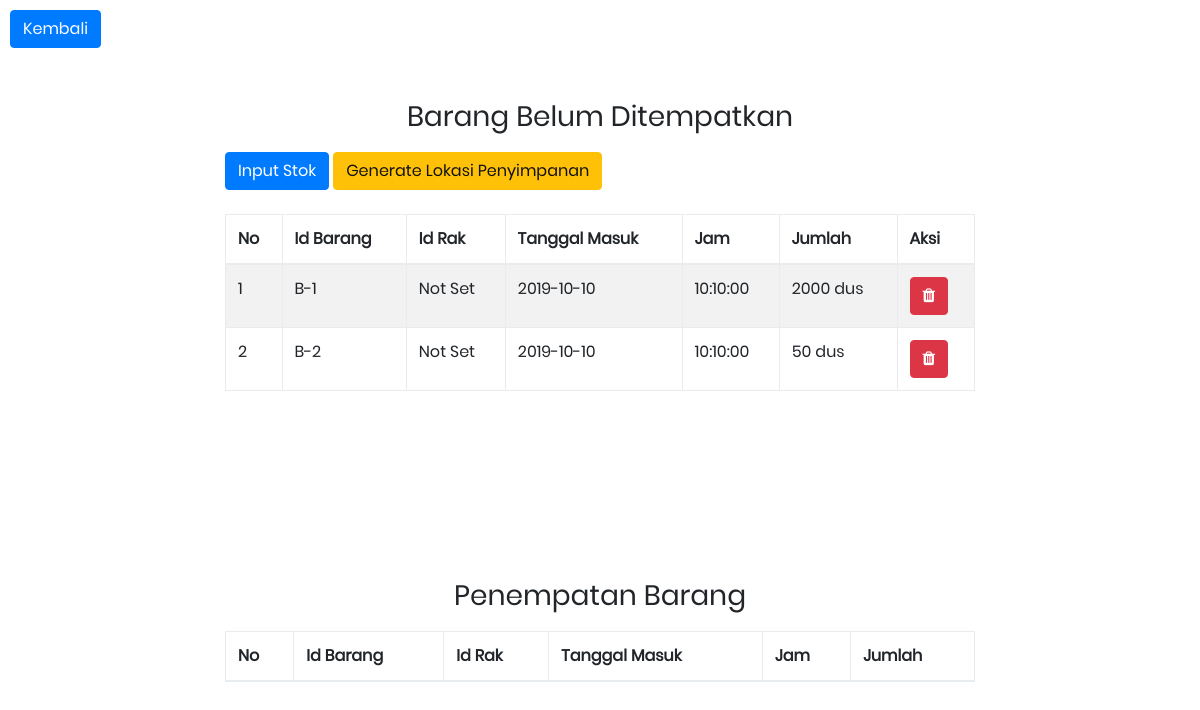
Page /index.php/dashboard/penempatan on the earlier database version.
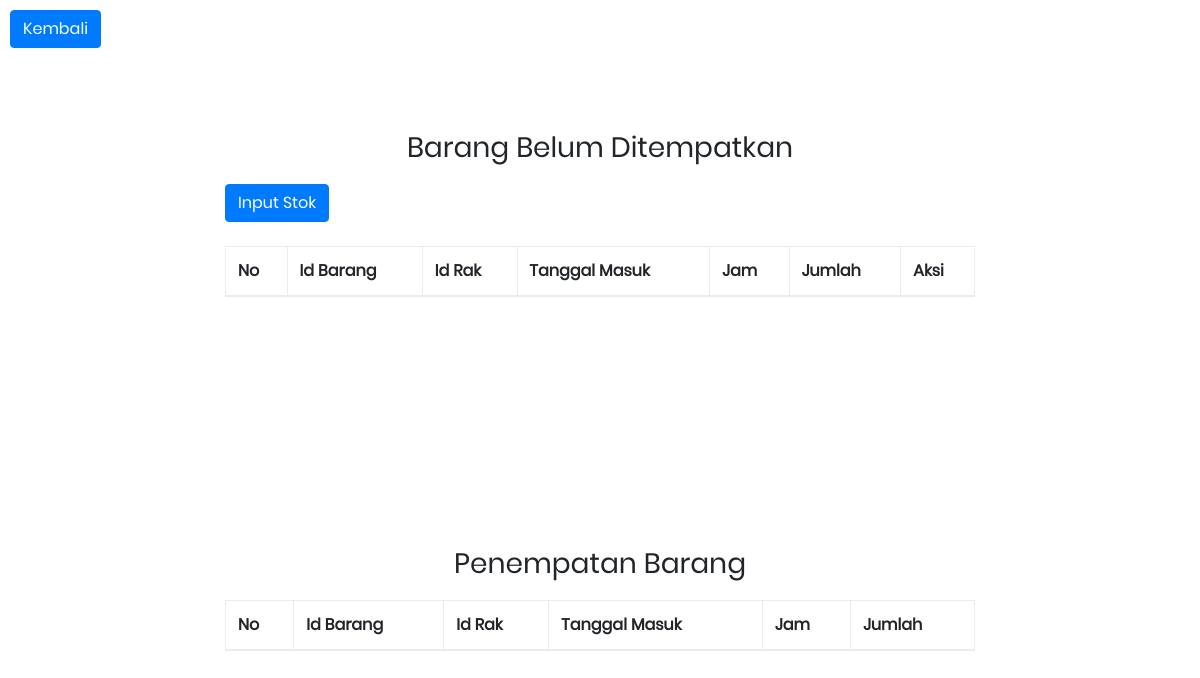
Same page on the later database version.
### tables this page shows
CREATE TABLE `tbl_ga_stok_detail` (
  `stok_detail_id` int(11) NOT NULL,
  `id_stok` varchar(100) NOT NULL,
  `id_barang` varchar(100) NOT NULL,
  `total` int(11) NOT NULL
);

CREATE TABLE `tbl_ga_stok` (
  `id_stok` varchar(100) NOT NULL,
  `tanggal_masuk` date NOT NULL,
  `jam` time NOT NULL
);

### application/controllers/Dashboard.php (called while the page is built, shortened)
<?php
class Dashboard extends CI_Controller {
    public function __construct()
    {
            $this->load->model('Ga_model');
    }
    public function penempatan()
	{
        $data['stok_barang'] = $this->Ga_model->getUnlocatedStock()->result_array();
        $data['penempatan'] = $this->Ga_model->getPenempatan()->result_array();
        $this->load->view('templates/header');
        $this->load->view('ga_penempatan', $data);
        $this->load->view('templates/footer');
        $this->load->view('barang/input_barang_stok_ajax');
	}
}

### index.php (called while the page is built, shortened)
<?php
require_once BASEPATH.'core/CodeIgniter.php';

### application/models/Ga_model.php (called while the page is built, shortened)
<?php
class Ga_model extends CI_Model {
    public function getUnlocatedStock(){
        return $this->db->where('id_rak', NULL)
                ->join('tbl_ga_stok_detail tgsd', 'tgs.id_stok=tgsd.id_stok')
                ->join('tbl_ga_stok_rak tgsr', 'tgsd.stok_detail_id=tgsr.stok_detail_id','left')
                ->get('tbl_ga_stok tgs');
    }
}

### application/views/ga_penempatan.php (the view, shortened to what this page needs)
<div class="limiter">
		<div class="container-login100" >
        <a href="<?=base_url()?>dashboard"><button type="button" class="btn btn-primary"
             style="position:absolute;left:10px;top:10px;">
             Kembali
            </button></a>
        <div class='col-md-8'>
            <h3 class='text-center p-b-20'>Barang Belum Ditempatkan</h3>
            <a href="<?=base_url('dashboard/input_barang_create')?>" class="btn btn-primary">Input Stok</a>
            <?php if($stok_barang){ ?>
                <a href="<?=base_url('dashboard/generate_lokasi_penyimpanan')?>" class="btn btn-warning">Generate Lokasi Penyimpanan</a>
            <?php } ?>
            <br><br>
            <table id="stokbarang" class="table table-striped table-bordered" style="width:100%">
                <thead>
                    <tr>
                        <th scope="col">No</th>
                        <th scope="col">Id Barang</th>
                        <th scope="col" >Id Rak</th>
                        <th scope="col" >Tanggal Masuk</th>
                        <th scope="col" >Jam</th>
                        <th scope="col" >Jumlah</th>
                        <th scope="col">Aksi</th>
                    </tr>
                </thead>
                <tbody>
                    <?php $no = 0;foreach($stok_barang as $row){?>
                        <tr>
                            <td><?=$no+=1;?></td>
                            <td><?=$row['id_barang'];?></td>
                            <td ><?php if($row['id_rak']==""){echo"Not Set";}?></td>
                            <td ><?=$row['tanggal_masuk'];?></td>
                            <td ><?=$row['jam'];?></td>
                            <td ><?=$row['total'];?> dus</td>
                            <td >
                                <button type="button"
                                    class="btn btn-danger"
                                    onclick="delete_data('<?=$row['id_stok'];?>','stok')"
                                    >
                                    <i class="fa fa-trash"></i></button>
                            </td>
                        </tr>
                    <?php }?>
                </tbody>
            </table>
            </div>
            <div class='col-md-8'>
            <h3 class='text-center p-b-20'>Penempatan Barang </h3>
            <table id="stokbarang" class="table table-striped table-bordered" style="width:100%">
                <thead>
                    <tr>
                        <th scope="col">No</th>
                        <th scope="col">Id Barang</th>
                        <th scope="col" >Id Rak</th>
                        <th scope="col" >Tanggal Masuk</th>
                        <th scope="col" >Jam</th>
                        <th scope="col" >Jumlah</th>
                    </tr>
                </thead>
            </table>
            </div>
            </div>
		</div>

### application/views/templates/header.php (shortened to what this page needs)
<!DOCTYPE html>
<html lang="en">
<head>
	<link rel="stylesheet" type="text/css" href="<?=base_url()?>assets/vendor/bootstrap/css/bootstrap.min.css">
	<link rel="stylesheet" type="text/css" href="<?=base_url()?>assets/fonts/font-awesome-4.7.0/css/font-awesome.min.css">
	<link rel="stylesheet" type="text/css" href="<?=base_url()?>assets/fonts/iconic/css/material-design-iconic-font.min.css">
	<link rel="stylesheet" type="text/css" href="<?=base_url()?>assets/vendor/animate/animate.css">
	<link rel="stylesheet" type="text/css" href="https://cdn.datatables.net/1.10.19/css/dataTables.bootstrap4.min.css">
	<link rel="stylesheet" type="text/css" href="<?=base_url()?>assets/vendor/css-hamburgers/hamburgers.min.css">
	<link rel="stylesheet" type="text/css" href="<?=base_url()?>assets/vendor/animsition/css/animsition.min.css">
	<link rel="stylesheet" type="text/css" href="<?=base_url()?>assets/vendor/select2/select2.min.css">
	<link rel="stylesheet" type="text/css" href="<?=base_url()?>assets/vendor/daterangepicker/daterangepicker.css">
	<link rel="stylesheet" type="text/css" href="<?=base_url()?>assets/css/util.css">
	<link rel="stylesheet" type="text/css" href="<?=base_url()?>assets/css/main.css">
	<link rel="stylesheet" type="text/css" href="<?=base_url()?>assets/css/custom.css">
	<link rel="stylesheet" href="https://cdnjs.cloudflare.com/ajax/libs/tempusdominus-bootstrap-4/5.0.0-alpha14/css/tempusdominus-bootstrap-4.min.css" />
</head>
<body id='body'>

### application/views/templates/footer.php (shortened to what this page needs)
</body>
</html>

### assets/css/main.css (style rules this page uses)
* { margin: 0px; padding: 0px; box-sizing: border-box; }
body, html { height: 100%; font-family: Poppins-Regular, sans-serif; }
a { font-family: Poppins-Regular; font-size: 14px; line-height: 1.7; color: #666666; margin: 0px; transition: all 0.4s; -webkit-transition: all 0.4s; -o-transition: all 0.4s; -moz-transition: all 0.4s; }
h1,h2,h3,h4,h5,h6 { margin: 0px; }
button { outline: none !important; border: none; background: transparent; }
.limiter { width: 100%; margin: 0 auto; }
.container-login100 { width: 100%; min-height: 100vh; display: -webkit-box; display: -webkit-flex; display: -moz-box; display: -ms-flexbox; display: flex; flex-wrap: wrap; justify-content: center; align-items: center; padding: 15px; background-repeat: no-repeat; background-position: center; background-size: cover; position: relative; }

Differences in the rows shown:
removed tbl_ga_stok_detail: no "1", id_barang "B-1", id_stok.tanggal_masuk "2019-10-10", id_stok.jam "10:10:00", total "2000"
removed tbl_ga_stok_detail: no "2", id_barang "B-2", id_stok.tanggal_masuk "2019-10-10", id_stok.jam "10:10:00", total "50"
Other differences:
text no longer shown: "Generate Lokasi Penyimpanan"
